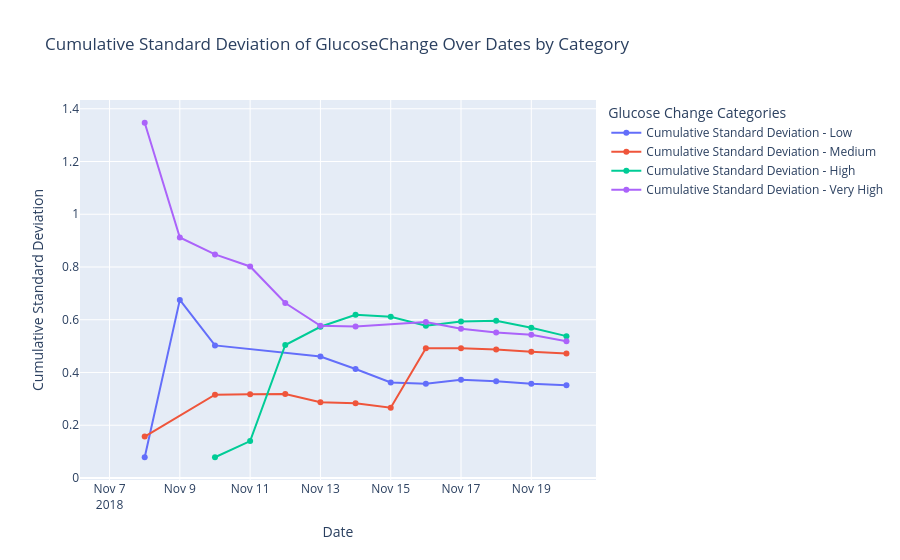

Notebook source saved alongside this figure:
### Code cell
def plot_multiple_cumulative_std(data_dict):
    fig = go.Figure()
    
    for label, data in data_dict.items():
        unique_dates = sorted(data['Timestamp'].dt.date.unique())
        cumulative_std = []
        
        for i in range(len(unique_dates)):
            current_data = data[data['Timestamp'].dt.date <= unique_dates[i]]
            std = current_data['GlucoseChange'].std()
            cumulative_std.append(std)
        
        fig.add_trace(go.Scatter(
            x=unique_dates,
            y=cumulative_std,
            mode='lines+markers',
            name=f'Cumulative Standard Deviation - {label}'
        ))
    
    fig.update_layout(
        title="Cumulative Standard Deviation of GlucoseChange Over Dates by Category",
        xaxis_title="Date",
        yaxis_title="Cumulative Standard Deviation",
        legend_title="Glucose Change Categories"
    )
    
    fig.show()
data_dict = {
    "Low": actgluco_low,
    "Medium": actgluco_medium,
    "High": actgluco_high,
    "Very High": actgluco_very_high
}

plot_multiple_cumulative_std(data_dict)

### Figure 1 — Plotly figure (JSON) as saved in the notebook; plotly's stock layout.template omitted (floating-point values rounded to 4 significant figures)
{"data": [{"mode": "lines+markers", "name": "Cumulative Standard Deviation - Low", "type": "scatter", "x": ["2018-11-08", "2018-11-09", "2018-11-10", "2018-11-13", "2018-11-14", "2018-11-15", "2018-11-16", "2018-11-17", "2018-11-18", "2018-11-19", "2018-11-20"], "y": [0.07849, 0.6752, 0.5026, 0.4605, 0.4132, 0.3619, 0.3575, 0.3724, 0.3666, 0.3569, 0.3515]}, {"mode": "lines+markers", "name": "Cumulative Standard Deviation - Medium", "type": "scatter", "x": ["2018-11-07", "2018-11-08", "2018-11-10", "2018-11-11", "2018-11-12", "2018-11-13", "2018-11-14", "2018-11-15", "2018-11-16", "2018-11-17", "2018-11-18", "2018-11-19", "2018-11-20"], "y": [null, 0.157, 0.3156, 0.3174, 0.3181, 0.2871, 0.2835, 0.2663, 0.4917, 0.4916, 0.487, 0.4785, 0.4721]}, {"mode": "lines+markers", "name": "Cumulative Standard Deviation - High", "type": "scatter", "x": ["2018-11-09", "2018-11-10", "2018-11-11", "2018-11-12", "2018-11-13", "2018-11-14", "2018-11-15", "2018-11-16", "2018-11-17", "2018-11-18", "2018-11-19", "2018-11-20"], "y": [null, 0.07849, 0.1397, 0.504, 0.5732, 0.6186, 0.6109, 0.5774, 0.593, 0.596, 0.5699, 0.5378]}, {"mode": "lines+markers", "name": "Cumulative Standard Deviation - Very High", "type": "scatter", "x": ["2018-11-08", "2018-11-09", "2018-11-10", "2018-11-11", "2018-11-12", "2018-11-13", "2018-11-14", "2018-11-16", "2018-11-17", "2018-11-18", "2018-11-19", "2018-11-20"], "y": [1.347, 0.9117, 0.8477, 0.802, 0.6634, 0.5772, 0.5739, 0.5914, 0.5656, 0.5516, 0.5432, 0.5181]}], "layout": {"legend": {"title": {"text": "Glucose Change Categories"}}, "title": {"text": "Cumulative Standard Deviation of GlucoseChange Over Dates by Category"}, "xaxis": {"title": {"text": "Date"}}, "yaxis": {"title": {"text": "Cumulative Standard Deviation"}}}}
